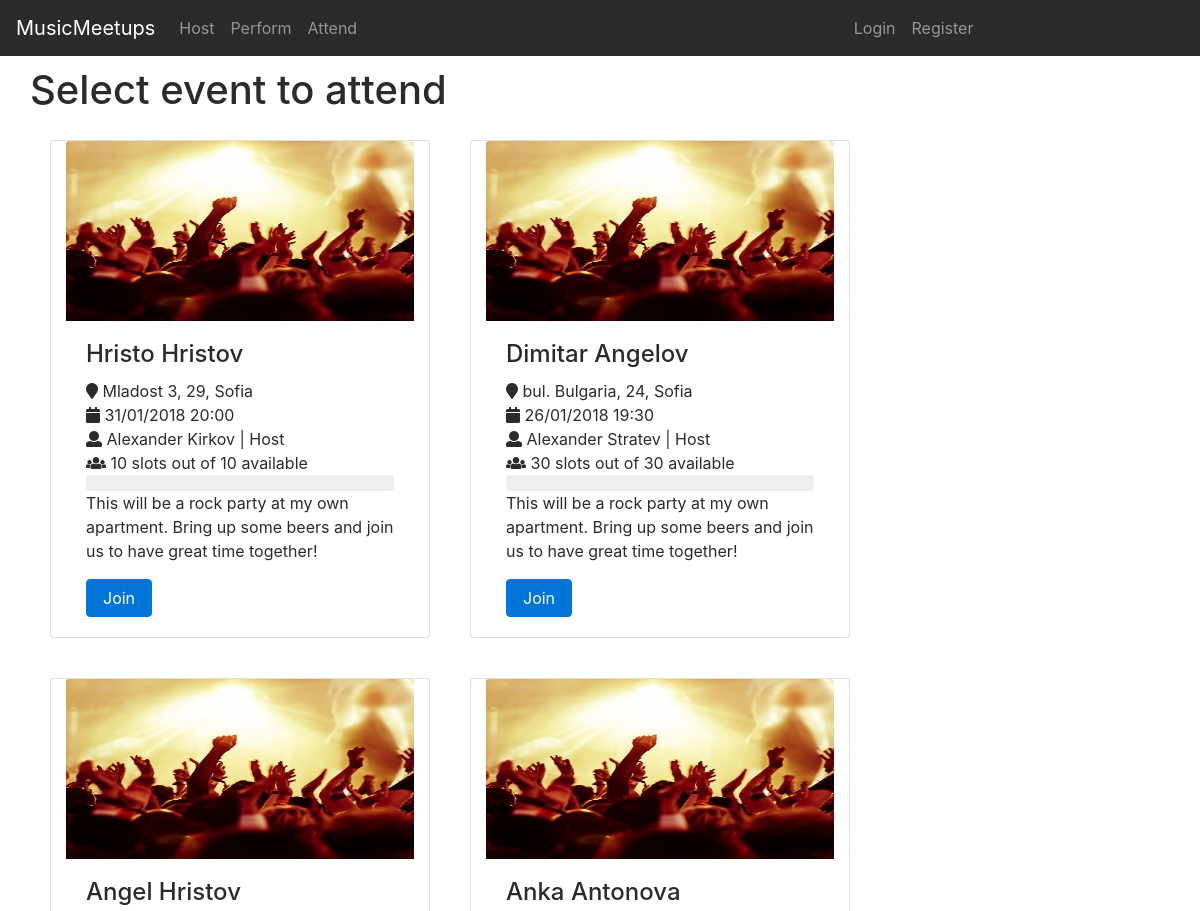
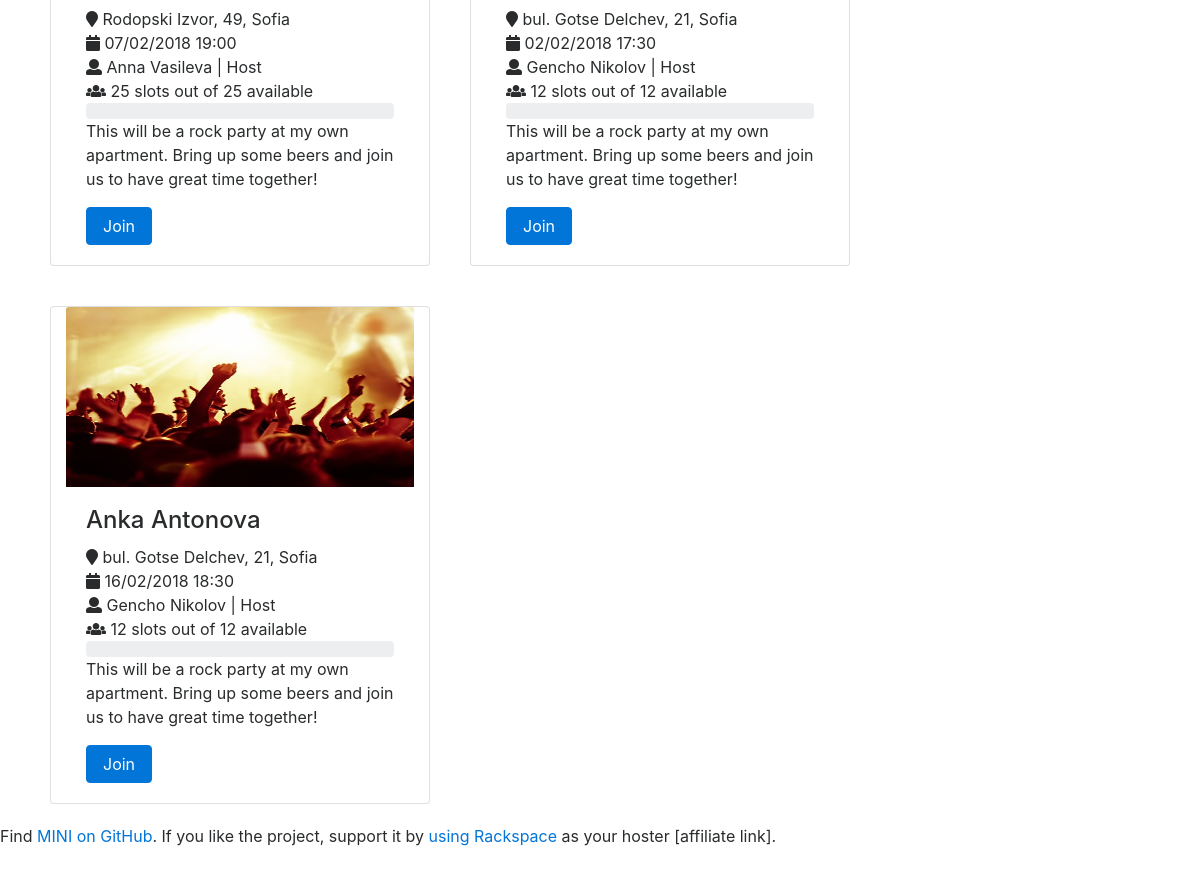
The page /attend on the database its author committed (2 pictures, top to bottom).
### tables this page shows
CREATE TABLE `event` (
	`id` INT(8) NOT NULL AUTO_INCREMENT,
	`hostid` INT(6) NOT NULL,
	`performerid` INT(6),
	`date` VARCHAR(16) NOT NULL,
	`remainingplaces` INT(3),
	`minpayment` REAL,
PRIMARY KEY (`id`)
);

CREATE TABLE `performer`(
	`id` INT(6) NOT NULL AUTO_INCREMENT,
	`email` VARCHAR(50) NOT NULL UNIQUE,
	`name` TEXT NOT NULL,
	`number` VARCHAR(10) NOT NULL,
	`description` TEXT NOT NULL,
PRIMARY KEY (`id`)
);

CREATE TABLE `host` (
	`id` INT(6) NOT NULL AUTO_INCREMENT,
	`email` VARCHAR(50) NOT NULL UNIQUE,
	`name` TEXT NOT NULL,
	`number` VARCHAR(10) NOT NULL,
	`location` TEXT NOT NULL,
	`maxguests` INT(3) NOT NULL,
	`description` TEXT NOT NULL,
PRIMARY KEY (`id`)
);

### application/core/controller.php (called while the page is built, shortened)
<?php
class Controller
{
    public $db = null;
    private function openDatabaseConnection()
    {
        $options = array(PDO::ATTR_DEFAULT_FETCH_MODE => PDO::FETCH_OBJ, PDO::ATTR_ERRMODE => PDO::ERRMODE_WARNING);
        $this->db = new PDO(DB_TYPE . ':host=' . DB_HOST . ';dbname=' . DB_NAME . ';charset=' . DB_CHARSET, DB_USER, DB_PASS, $options);
    }
    public function loadModel()
    {
        $this->model = new Model($this->db);
    }
    public function arrayCastRecursive($array)
    {
        if (is_array($array)) {
            foreach ($array as $key => $value) {
                if ($value instanceof stdClass) {
                    $array[$key] = $this->arrayCastRecursive((array)$value);
                }
            }
        }
        return $array;
    }
}

### application/controller/attend.php (called while the page is built, shortened)
<?php
class Attend extends Controller
{
    public function index()
    {
        $events = $this->arrayCastRecursive($this->model->selectAllReadyEvents());
        for ($i = 0; $i < sizeof($events); ++$i)
        {
            $events[$i]['host'] = $this->arrayCastRecursive($this->model->selectHostWithId($events[$i]['hostid']));
            $events[$i]['performer'] = $this->arrayCastRecursive($this->model->selectPerformerWithId($events[$i]['performerid']));
        }
        require APP . 'view/_templates/header.php';
        require APP . 'view/attend/index.php';
        require APP . 'view/_templates/footer.php';
    }
}

### public/index.php (called while the page is built, shortened)
<?php
require APP . 'model/model.php';
require APP . 'core/application.php';
require APP . 'core/controller.php';
$app = new Application();

### application/model/model.php (called while the page is built, shortened)
<?php
class Model {
	function __construct($db) {
		try {
			$this->db = $db;
		} catch (PDOException $e) {
			exit('Databse connection could not be established.');
		}
	}
	public function selectHostWithId($hostId) {
		$sql = "SELECT id, email, name, number, location, maxguests, description FROM host WHERE id = :hostid";
		$query = $this->db->prepare($sql);
		$parameters = array(':hostid' => $hostId);
		$query->execute($parameters);
		return $query->fetch(PDO::FETCH_ASSOC);
	}
	public function selectPerformerWithId($performerId) {
		$sql = "SELECT id, email, name, number, description FROM performer WHERE id = :performerid";
		$query = $this->db->prepare($sql);
		$parameters = array(':performerid' => $performerId);
		$query->execute($parameters);
		return $query->fetch(PDO::FETCH_ASSOC);
	}
	public function selectAllReadyEvents() {
		$sql = "SELECT id, hostid, date, performerid, minpayment, remainingplaces FROM event WHERE performerid IS NOT NULL";
		$query = $this->db->prepare($sql);
		$query->execute();
		return $query->fetchAll();
	}
}
?>

### application/view/attend/index.php (the view, shortened to what this page needs)
<div class="container">
    <div class="row">
        <h1>Select event to attend</h1>
    </div>
    <div class="row">
        <?php foreach ($events as $event) { ?>
            <div class="card event-card col-md-5 col-lg-4">
                <img class="card-img-top" data-src="" alt="100%x180" style="height: 180px; width: 100%; display: block;"
                    src=<?php echo URL; ?>img/attend_card_img.jpg data-holder-rendered="true">
                <div class="card-block">
                    <h4 class="card-title"><?php echo $event['performer']['name']; ?></h4>
                    <span><i class="fas fa-map-marker"></i>  <?php echo $event['host']['location']; ?></span><br>
                    <span><i class="fas fa-calendar"></i>  <?php echo $event['date']; ?></span><br>
                    <span><i class="fas fa-user"></i>  <?php echo $event['host']['name']; ?> | Host</span><br>
                    <span><i class="fas fa-users"></i>  <?php echo $event['remainingplaces']; ?> slots out of <?php echo $event['host']['maxguests']; ?> available</span>
                    <div class="progress">
                    </div>
                    <p class="card-text">This will be a rock party at my own apartment. Bring up some beers and join us to have great time together!</p>
                    <a href="<?php echo URL; ?>attend/event/<?php echo $event['id']; ?>" class="btn btn-primary">Join</a>
                </div>
            </div>
        <?php } ?>
    </div>
</div>

### application/core/application.php (shortened to what this page needs)
<?php
class Application
{
    private $url_controller = null;
    private $url_action = null;
    private $url_params = array();
    public function __construct()
    {
        if (!$this->url_controller) {
            require APP . 'controller/home.php';
            $page = new Home();
            $page->index();
        } elseif (file_exists(APP . 'controller/' . $this->url_controller . '.php')) {
            $this->url_controller = new $this->url_controller();
            if (method_exists($this->url_controller, $this->url_action)) {
                if (!empty($this->url_params)) {
                    call_user_func_array(array($this->url_controller, $this->url_action), $this->url_params);
                } else {
                    $this->url_controller->{$this->url_action}();
                }
            } else {
                if (strlen($this->url_action) == 0) {
                    $this->url_controller->index();
                }
                else {
                    header('location: ' . URL . 'problem');
                }
            }
        } else {
            header('location: ' . URL . 'problem');
        }
    }
    private function splitUrl()
    {
        if (isset($_GET['url'])) {
            $url = trim($_GET['url'], '/');
            $url = filter_var($url, FILTER_SANITIZE_URL);
            $url = explode('/', $url);
            $this->url_controller = isset($url[0]) ? $url[0] : null;
            $this->url_action = isset($url[1]) ? $url[1] : null;
            unset($url[0], $url[1]);
            $this->url_params = array_values($url);
        }
    }
}

### application/view/_templates/header.php (shortened to what this page needs)
<!DOCTYPE html>
<html lang="en">
<head>
    <link href="<?php echo URL; ?>css/style.css" rel="stylesheet">
    <link href="<?php echo URL; ?>lib/css/bootstrap.min.css" rel="stylesheet">
    <link href="<?php echo URL; ?>lib/css/fontawesome-all.min.css" rel="stylesheet">
</head>
<body>
    <nav class="navbar navbar-toggleable-md navbar-inverse fixed-top bg-inverse">
      <a class="navbar-brand" href="<?php echo URL; ?>">MusicMeetups</a>
      <div class="collapse navbar-collapse" id="navbarCollapse">
        <ul class="navbar-nav mr-auto">
          <li class="nav-item">
            <a class="nav-link" href="<?php echo URL; ?>host">Host<span class="sr-only">(current)</span></a>
          </li>
          <li class="nav-item">
            <a class="nav-link" href="<?php echo URL; ?>perform">Perform</a>
          </li>
          <li class="nav-item">
            <a class="nav-link" href="<?php echo URL; ?>attend">Attend</a>
          </li>
        </ul>
        <?php if (!$_SESSION['user']) { ?>
        <ul class="navbar-nav mr-auto" style="float: right;margin-right: 20%!important;">
          <li class="nav-item">
            <a class="nav-link" href="<?php echo URL; ?>user/login">Login</a>
          </li>
          <li class="nav-item">
            <a class="nav-link" href="<?php echo URL; ?>user/register">Register</a>
          </li>
        </ul>
        <?php } ?>
      </div>
    </nav>

### application/view/_templates/footer.php (shortened to what this page needs)
    <div class="footer">
        Find <a href="https://github.com/panique/mini">MINI on GitHub</a>.
        If you like the project, support it by <a href="http://tracking.rackspace.com/SH1ES">using Rackspace</a> as your hoster [affiliate link].
    </div>
</body>
</html>

### public/css/style.css (style rules this page uses)
body { padding-top: 3rem; padding-bottom: 3rem; color: #5a5a5a; }
.container { padding-top: 20px; }
.event-card { margin: 20px; }

### rows shown on the page
event: performerid.name "Hristo Hristov", hostid.location "Mladost 3, 29, Sofia", date "31/01/2018 20:00", hostid.name "Alexander Kirkov", remainingplaces "10", hostid.maxguests "10"
event: performerid.name "Dimitar Angelov", hostid.location "bul. Bulgaria, 24, Sofia", date "26/01/2018 19:30", hostid.name "Alexander Stratev", remainingplaces "30", hostid.maxguests "30"
event: performerid.name "Angel Hristov", hostid.location "Rodopski Izvor, 49, Sofia", date "07/02/2018 19:00", hostid.name "Anna Vasileva", remainingplaces "25", hostid.maxguests "25"
event: performerid.name "Anka Antonova", hostid.location "bul. Gotse Delchev, 21, Sofia", date "02/02/2018 17:30", hostid.name "Gencho Nikolov", remainingplaces "12", hostid.maxguests "12"
event: performerid.name "Anka Antonova", hostid.location "bul. Gotse Delchev, 21, Sofia", date "16/02/2018 18:30", hostid.name "Gencho Nikolov", remainingplaces "12", hostid.maxguests "12"
